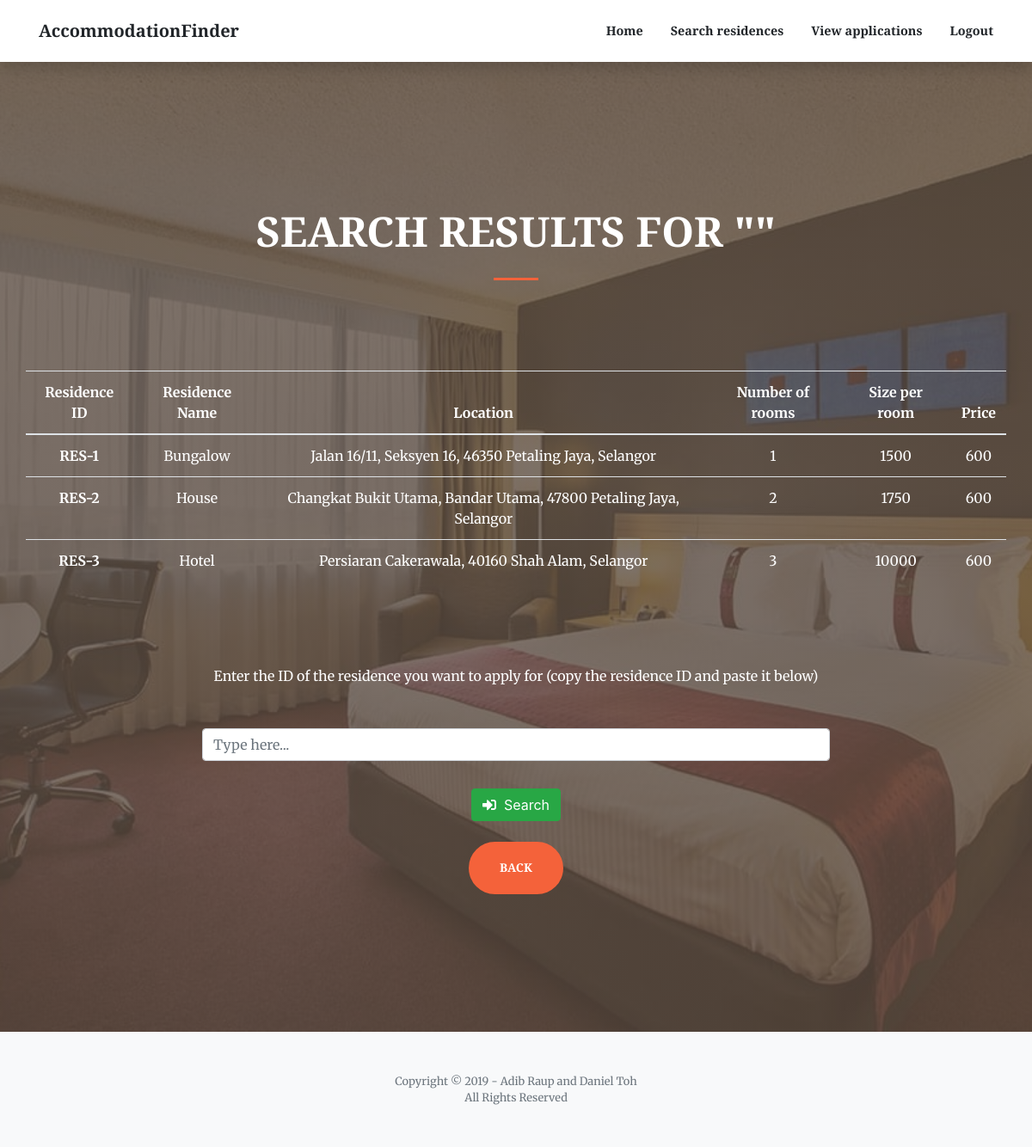
The page /accommodationList.php on the database as committed earlier.
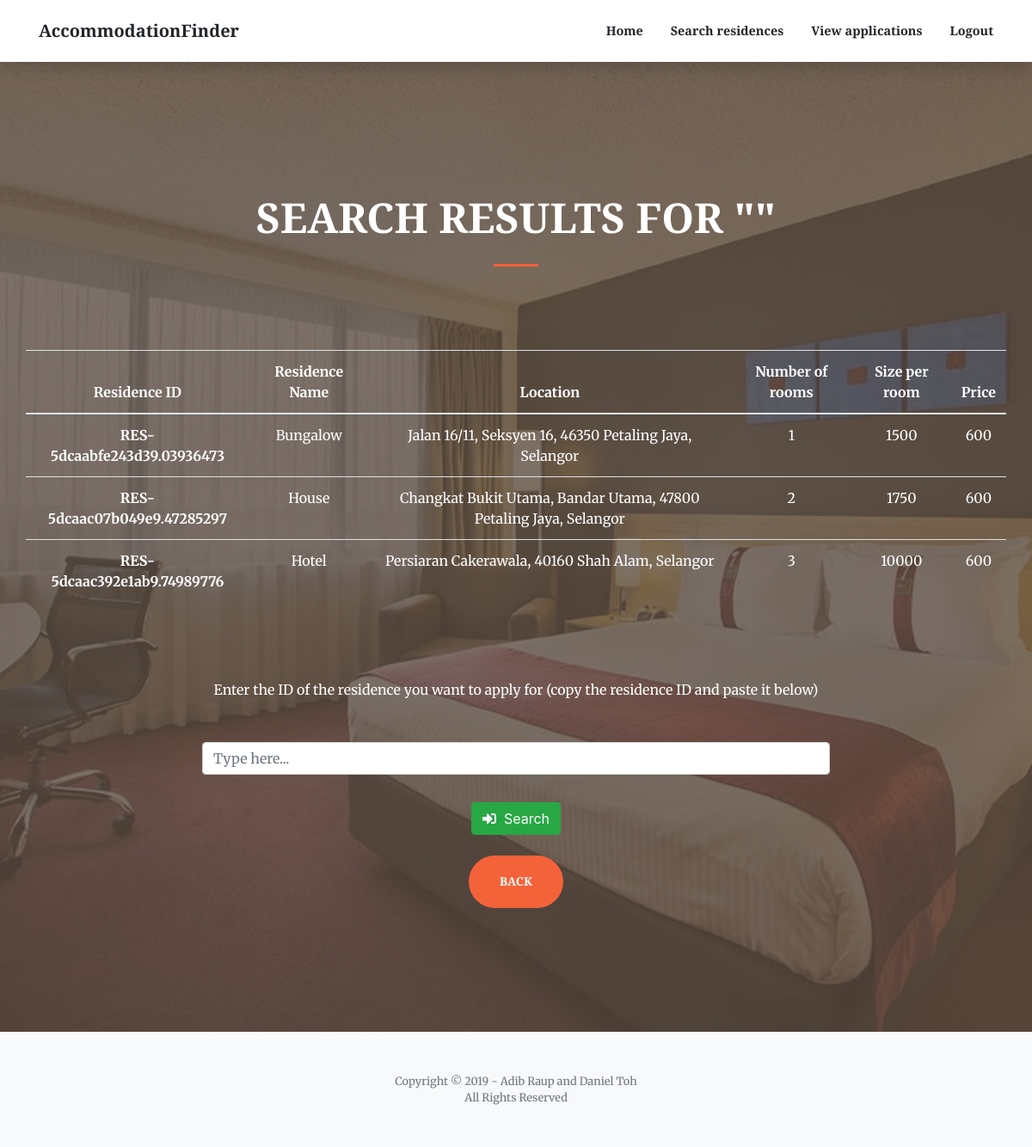
The same page on the database as committed later.
### tables this page shows
CREATE TABLE `residence` (
  `resID` varchar(100) NOT NULL,
  `resName` varchar(200) NOT NULL,
  `address` varchar(500) NOT NULL,
  `numUnits` varchar(100) NOT NULL,
  `sizePerUnit` varchar(100) NOT NULL,
  `monthlyRental` varchar(100) NOT NULL,
  `staffID` varchar(100) NOT NULL
);

### accommodationList.php (the view, shortened to what this page needs)
<!DOCTYPE html>
<html lang="en">
<head>
  <link href="vendor/fontawesome-free/css/all.min.css" rel="stylesheet" type="text/css">
  <link href="vendor/magnific-popup/magnific-popup.css" rel="stylesheet">
  <link href="css/creative3.5.min.css" rel="stylesheet">
</head>
<body id="page-top">
  <form action="bookARoom.php" method="get">
  <nav class="navbar navbar-expand-lg navbar-light fixed-top py-3" id="mainNav">
    <div class="container">
      <a class="navbar-brand js-scroll-trigger" href="index.html">AccommodationFinder</a>
      <div class="collapse navbar-collapse" id="navbarResponsive">
        <ul class="navbar-nav ml-auto my-2 my-lg-0">
          <li class="nav-item">
            <a class="nav-link js-scroll-trigger" href="applicantHome.php">Home</a>
          </li>
          <li class="nav-item">
            <a class="nav-link js-scroll-trigger" href="searchAccommodation.php">Search residences</a>
          </li>
          <li class="nav-item">
            <a class="nav-link js-scroll-trigger" href="applicantViewApplications.php">View applications</a>
          </li>
          <li class="nav-item">
            <a class="nav-link js-scroll-trigger" href="index.html">Logout</a>
          </li>
        </ul>
      </div>
    </div>
  </nav>
  <header class="masthead">
    <div class="container h-100">
      <div class="row h-100 align-items-center justify-content-center text-center">
        <div class="col-lg-10 align-self-end">
          <h1 class="text-uppercase text-white font-weight-bold"><font size="7">Search results for "<?php echo $_SESSION["resName"] ?>"</font></h1>
          <hr class="divider my-4">
        </div>
          <table class="table table-hover" border="0" width="300%">
            <thead>
              <tr>
                <th><font color="white">Residence ID</font></th>
                <th><font color="white">Residence Name</font></th>
                <th><font color="white">Location</font></th>
                <th><font color="white">Number of rooms</font></th>
                <th><font color="white">Size per room</font></th>
                <th><font color="white">Price</font></th>
              </tr>
            </thead>
            <tbody>
              <?php
                $servername = "localhost";
                $username = "root";
                $password = "";
                $conn = new mysqli($servername, $username, $password);
                $conn->select_db("accommodationfinder");
                $searchKeyword = "%".$_SESSION["resName"]."%";
                $lq = "SELECT * FROM residence WHERE resName LIKE '$searchKeyword'
                OR address LIKE '$searchKeyword' OR resID LIKE '$searchKeyword'";
                $res = $conn->query($lq);
                foreach($res as $opt){
              ?>
                <tr>
                  <th scope="row" name="resid" class="resid" id="resid"><font color="white">
                    <?php echo $opt['resID']?></font></th>
                  <td class="name"><font color="white"><?php echo $opt['resName']?></font></td>
                  <td class="location"><font color="white"><?php echo $opt['address']?></font></td>
                  <td class="norooms"><font color="white"><?php echo $opt['numUnits']?></font></td>
                  <td class="sizeroom"><font color="white"><?php echo $opt['sizePerUnit']?></font></td>
                  <td class="price"><font color="white"><?php echo $opt['monthlyRental']?></font></td>
                </tr>
              <?php }?>
            </tbody>
          </table>
          <div class="col-lg-8 align-self-baseline">
            <p class="text-white-75 font-weight-light mb-5"><font size="3" color="white"><b>Enter the ID of the
              residence you want to apply for (copy the residence ID and paste it below)</b></font></p>
            <div class="form-group has-danger">
                <div class="input-group mb-2 mr-sm-2 mb-sm-0">
                    <input type="search" name="room" class="form-control" id="room"
                    placeholder="Type here..." required autofocus ></input>
                </div>
            </div>
            <div class="row" style="padding-top: 1rem">
                <div class="col-md-3"></div>
                <div class="col-md-6">
                    <a href="bookARoom.php?id=<?php echo $option['search']; ?>"><button type="submit" class="btn btn-success">
                      <i class="fas fa-sign-in-alt"></i>&nbsp  Search</button></a>
                </div>
            </div><br>
            <a class="btn btn-primary btn-xl js-scroll-trigger" href="searchAccommodation.php">Back</a>
          </div>
      </div>
    </div>
  </header>
  <footer class="bg-light py-5">
    <div class="container">
      <div class="small text-center text-muted">Copyright &copy; 2019 - Adib Raup and Daniel Toh</div>
      <div class="small text-center text-muted">All Rights Reserved</div>
    </div>
  </footer>
</body>
</html>

Rows that differ between the two databases and show on the page:
removed residence: resID "RES-1", resName "Bungalow", address "Jalan 16/11, Seksyen 16, 46350 Petaling Jaya, Selangor", numUnits "1", sizePerUnit "1500", monthlyRental "600"
removed residence: resID "RES-2", resName "House", address "Changkat Bukit Utama, Bandar Utama, 47800 Petaling Jaya, Selangor", numUnits "2", sizePerUnit "1750", monthlyRental "600"
removed residence: resID "RES-3", resName "Hotel", address "Persiaran Cakerawala, 40160 Shah Alam, Selangor", numUnits "3", sizePerUnit "10000", monthlyRental "600"
added residence: resID "RES-5dcaabfe243d39.03936473", resName "Bungalow", address "Jalan 16/11, Seksyen 16, 46350 Petaling Jaya, Selangor", numUnits "1", sizePerUnit "1500", monthlyRental "600"
added residence: resID "RES-5dcaac07b049e9.47285297", resName "House", address "Changkat Bukit Utama, Bandar Utama, 47800 Petaling Jaya, Selangor", numUnits "2", sizePerUnit "1750", monthlyRental "600"
added residence: resID "RES-5dcaac392e1ab9.74989776", resName "Hotel", address "Persiaran Cakerawala, 40160 Shah Alam, Selangor", numUnits "3", sizePerUnit "10000", monthlyRental "600"
